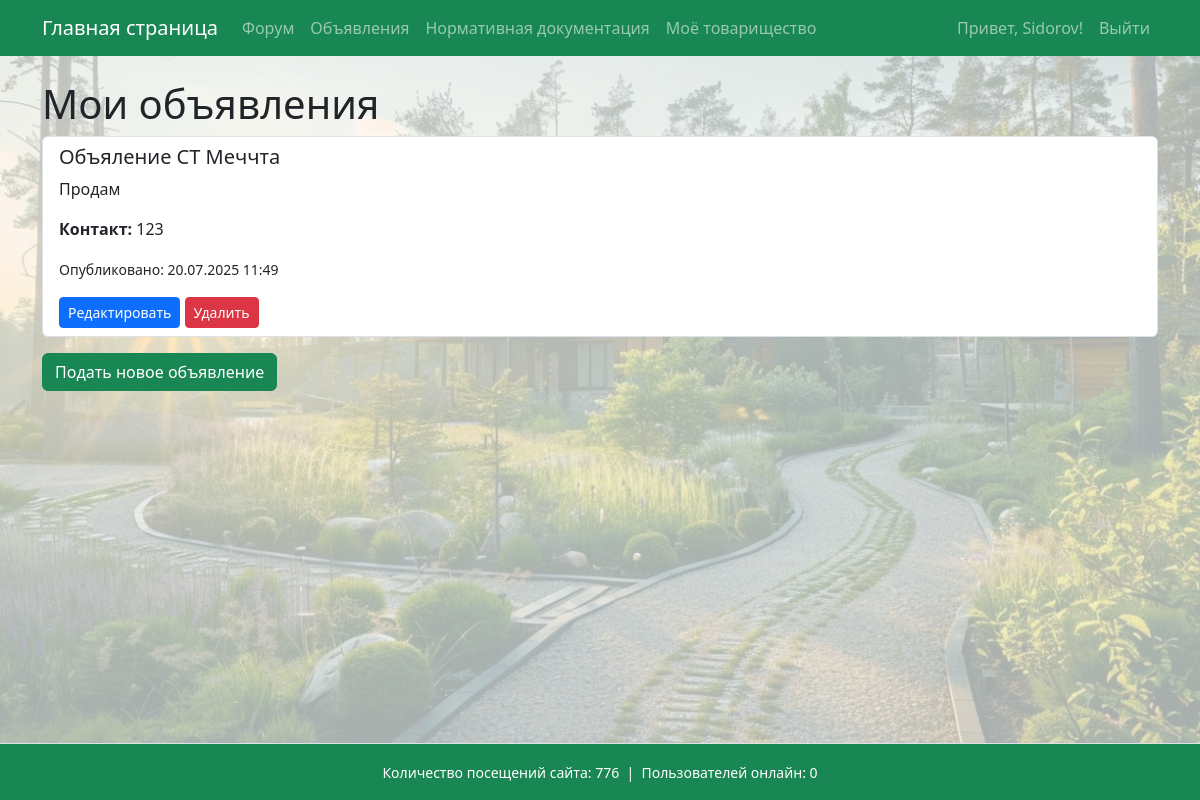
Page /my-ads/ (signed in) on the committed database.
### garden/models.py (models this page shows, shortened)
class Advertisement(models.Model):
    title = models.CharField(max_length=200)
    description = models.TextField()
    photo = models.ImageField(upload_to='ads_photos/', blank=True, null=True)
    contact = models.CharField(max_length=100, verbose_name='Контакт для связи')  # новое обязательное поле
    owner = models.ForeignKey(settings.AUTH_USER_MODEL, on_delete=models.CASCADE, related_name='advertisements')
    created_at = models.DateTimeField(auto_now_add=True)
    updated_at = models.DateTimeField(auto_now=True)

### garden/views.py (the view)
# urls.py: path('my-ads/', views.my_ads, name='my_ads'),
@login_required
def my_ads(request):
    ads = Advertisement.objects.filter(owner=request.user).order_by('-created_at')
    return render(request, 'my_ads.html', {'ads': ads})

### garden/context_processors.py (called while the page is built)
def total_visits_processor(request):
    counter, created = PageVisit.objects.get_or_create(page_name='main_page')
    return {
        'total_visits': counter.visits
    }

def online_users_processor(request):
    now = timezone.now()
    active_threshold = now - timedelta(seconds=40)  # считаем активными за последние 40 секунд
    online_count = Profile.objects.filter(last_seen__gte=active_threshold).count()
    return {'online_users': online_count}

### garden/templates/my_ads.html (shortened to what this page needs)
{% extends "base.html" %}
{% block content %}
<h1>Мои объявления</h1>
{% if ads %}
    <ul class="list-group">
    {% for ad in ads %}
        <li class="list-group-item">
            <h5>{{ ad.title }}</h5>
            <p>{{ ad.description|truncatewords:30 }}</p>
            <p><strong>Контакт:</strong> {{ ad.contact }}</p>
            <p><small>Опубликовано: {{ ad.created_at|date:"d.m.Y H:i" }}</small></p>
            <a href="{% url 'edit_advertisement' ad.pk %}" class="btn btn-sm btn-primary">Редактировать</a>
            <a href="{% url 'delete_advertisement' ad.pk %}" class="btn btn-sm btn-danger">Удалить</a>
        </li>
    {% endfor %}
    </ul>
{% else %}
    <p>У вас пока нет объявлений.</p>
{% endif %}
<a href="{% url 'create_advertisement' %}" class="btn btn-success mt-3">Подать новое объявление</a>
{% endblock %}

### templates/base.html (shortened to what this page needs)
<!DOCTYPE html>
<html lang="ru">
<head>
    <link rel="stylesheet" href="https://cdn.jsdelivr.net/npm/bootstrap@5.3.0/dist/css/bootstrap.min.css">
</head>
<body>
    <div class="page-container">
        <nav class="navbar navbar-expand-lg navbar-dark bg-success mb-4">
            <div class="container">
                <a class="navbar-brand" href="{% url 'main_page' %}">Главная страница</a>
                <div class="collapse navbar-collapse" id="navbarSupportedContent">
                    <ul class="navbar-nav me-auto mb-2 mb-lg-0">
                        <li class="nav-item"><a class="nav-link" href="{% url 'forum' %}">Форум</a></li>
                        <li class="nav-item"><a class="nav-link" href="{% url 'ads' %}">Объявления</a></li>
                        <li class="nav-item"><a class="nav-link" href="https://strb.by/" target="_blank" rel="noopener noreferrer">Нормативная документация</a></li>
                        <li class="nav-item"><a class="nav-link" href="{% url 'my_community' %}">Моё товарищество</a></li>
                    </ul>
                    <ul class="navbar-nav ms-auto mb-2 mb-lg-0">
                        {% if user.is_authenticated %}
                            <li class="nav-item">
                                <span class="nav-link">Привет, {{ user.username }}!</span>
                            </li>
                            <li class="nav-item">
                                <a class="nav-link" href="#" onclick="event.preventDefault(); document.getElementById('logout-form').submit();">
                                    Выйти
                                </a>
                            </li>
                        {% else %}
                            <li class="nav-item"><a class="nav-link" href="{% url 'login' %}">Войти</a></li>
                        {% endif %}
                    </ul>
                </div>
            </div>
        </nav>
        <main class="content-wrap container">
            {% block content %}
            {% endblock %}
        </main>
        <footer class="bg-success text-center py-3 mt-4 border-top text-white">
            <div class="container">
                <small>
                    Количество посещений сайта: {{ total_visits }}
                      &nbsp;|&nbsp;
                    Пользователей онлайн: {{ online_users }}
                </small>
            </div>
        </footer>
    </div>
</body>
</html>

### templates/base.html (style rules this page uses)
body, html { height: 100%; margin: 0; }
.page-container { min-height: 100vh; display: flex; flex-direction: column; min-height: 100vh; background-image: url('/static/images/background.jpg'); background-repeat: no-repeat; background-position: center center; background-size: cover; background-color: rgba(240, 248, 245, 0.7); background-blend-mode: lighten; }
.content-wrap { flex: 1; }

### rows in the picture
Advertisement: title "Объяление СТ Меччта", description "Продам", contact "123", created_at "20.07.2025 11:49"

### other values in the picture
{{ user.username }} "Sidorov"
{{ total_visits }} "776"
{{ online_users }} "0"
